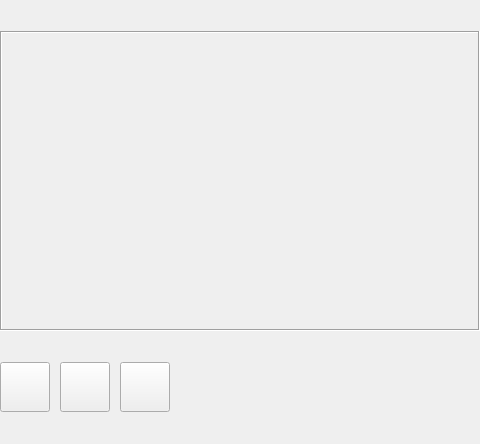
<?xml version="1.0" encoding="UTF-8"?>
<ui version="4.0">
 <class>Frame</class>
 <widget class="QFrame" name="Frame">
  <property name="geometry">
   <rect>
    <x>0</x>
    <y>0</y>
    <width>480</width>
    <height>444</height>
   </rect>
  </property>
  <property name="maximumSize">
   <size>
    <width>480</width>
    <height>16777215</height>
   </size>
  </property>
  <property name="windowTitle">
   <string>Frame</string>
  </property>
  <property name="frameShape">
   <enum>QFrame::NoFrame</enum>
  </property>
  <property name="frameShadow">
   <enum>QFrame::Plain</enum>
  </property>
  <property name="lineWidth">
   <number>0</number>
  </property>
  <layout class="QGridLayout" name="gridLayout">
   <property name="leftMargin">
    <number>0</number>
   </property>
   <property name="topMargin">
    <number>0</number>
   </property>
   <property name="rightMargin">
    <number>0</number>
   </property>
   <property name="bottomMargin">
    <number>0</number>
   </property>
   <property name="verticalSpacing">
    <number>0</number>
   </property>
   <item row="0" column="0">
    <widget class="QLabel" name="label_camera">
     <property name="minimumSize">
      <size>
       <width>480</width>
       <height>300</height>
      </size>
     </property>
     <property name="maximumSize">
      <size>
       <width>480</width>
       <height>300</height>
      </size>
     </property>
     <property name="frameShape">
      <enum>QFrame::Box</enum>
     </property>
     <property name="frameShadow">
      <enum>QFrame::Sunken</enum>
     </property>
     <property name="text">
      <string/>
     </property>
     <property name="scaledContents">
      <bool>false</bool>
     </property>
    </widget>
   </item>
   <item row="1" column="0">
    <layout class="QHBoxLayout" name="horizontalLayout">
     <property name="spacing">
      <number>10</number>
     </property>
     <property name="leftMargin">
      <number>0</number>
     </property>
     <property name="bottomMargin">
      <number>0</number>
     </property>
     <item>
      <widget class="QPushButton" name="pushButton_capture">
       <property name="minimumSize">
        <size>
         <width>50</width>
         <height>50</height>
        </size>
       </property>
       <property name="maximumSize">
        <size>
         <width>50</width>
         <height>50</height>
        </size>
       </property>
       <property name="text">
        <string/>
       </property>
       <property name="icon">
        <iconset resource="../resources.qrc">
         <normaloff>:/resources/img/resources/img/Actions-media-playback-start-icon.png</normaloff>:/resources/img/resources/img/Actions-media-playback-start-icon.png</iconset>
       </property>
       <property name="iconSize">
        <size>
         <width>30</width>
         <height>30</height>
        </size>
       </property>
       <property name="default">
        <bool>false</bool>
       </property>
       <property name="flat">
        <bool>false</bool>
       </property>
      </widget>
     </item>
     <item>
      <widget class="QPushButton" name="pushButton_recording">
       <property name="minimumSize">
        <size>
         <width>50</width>
         <height>50</height>
        </size>
       </property>
       <property name="maximumSize">
        <size>
         <width>50</width>
         <height>50</height>
        </size>
       </property>
       <property name="text">
        <string/>
       </property>
       <property name="icon">
        <iconset resource="../resources.qrc">
         <normaloff>:/resources/img/resources/img/Actions-media-record-icon.png</normaloff>:/resources/img/resources/img/Actions-media-record-icon.png</iconset>
       </property>
       <property name="iconSize">
        <size>
         <width>30</width>
         <height>30</height>
        </size>
       </property>
       <property name="default">
        <bool>false</bool>
       </property>
       <property name="flat">
        <bool>false</bool>
       </property>
      </widget>
     </item>
     <item>
      <widget class="QPushButton" name="pushButton_photo">
       <property name="minimumSize">
        <size>
         <width>50</width>
         <height>50</height>
        </size>
       </property>
       <property name="maximumSize">
        <size>
         <width>50</width>
         <height>50</height>
        </size>
       </property>
       <property name="text">
        <string/>
       </property>
       <property name="icon">
        <iconset resource="../resources.qrc">
         <normaloff>:/resources/img/resources/img/photo.png</normaloff>:/resources/img/resources/img/photo.png</iconset>
       </property>
       <property name="iconSize">
        <size>
         <width>30</width>
         <height>30</height>
        </size>
       </property>
       <property name="default">
        <bool>false</bool>
       </property>
       <property name="flat">
        <bool>false</bool>
       </property>
      </widget>
     </item>
     <item>
      <spacer name="horizontalSpacer_2">
       <property name="orientation">
        <enum>Qt::Horizontal</enum>
       </property>
       <property name="sizeType">
        <enum>QSizePolicy::Fixed</enum>
       </property>
       <property name="sizeHint" stdset="0">
        <size>
         <width>20</width>
         <height>20</height>
        </size>
       </property>
      </spacer>
     </item>
     <item>
      <widget class="QLabel" name="label_captureStatut">
       <property name="maximumSize">
        <size>
         <width>30</width>
         <height>30</height>
        </size>
       </property>
       <property name="text">
        <string/>
       </property>
       <property name="pixmap">
        <pixmap resource="../resources.qrc">:/resources/img/resources/img/round_button_off.png</pixmap>
       </property>
       <property name="scaledContents">
        <bool>true</bool>
       </property>
      </widget>
     </item>
     <item>
      <spacer name="horizontalSpacer">
       <property name="orientation">
        <enum>Qt::Horizontal</enum>
       </property>
       <property name="sizeType">
        <enum>QSizePolicy::Expanding</enum>
       </property>
       <property name="sizeHint" stdset="0">
        <size>
         <width>5</width>
         <height>5</height>
        </size>
       </property>
      </spacer>
     </item>
    </layout>
   </item>
  </layout>
 </widget>
 <resources>
  <include location="../resources.qrc"/>
  <include location="../resources.qrc"/>
 </resources>
 <connections/>
</ui>
